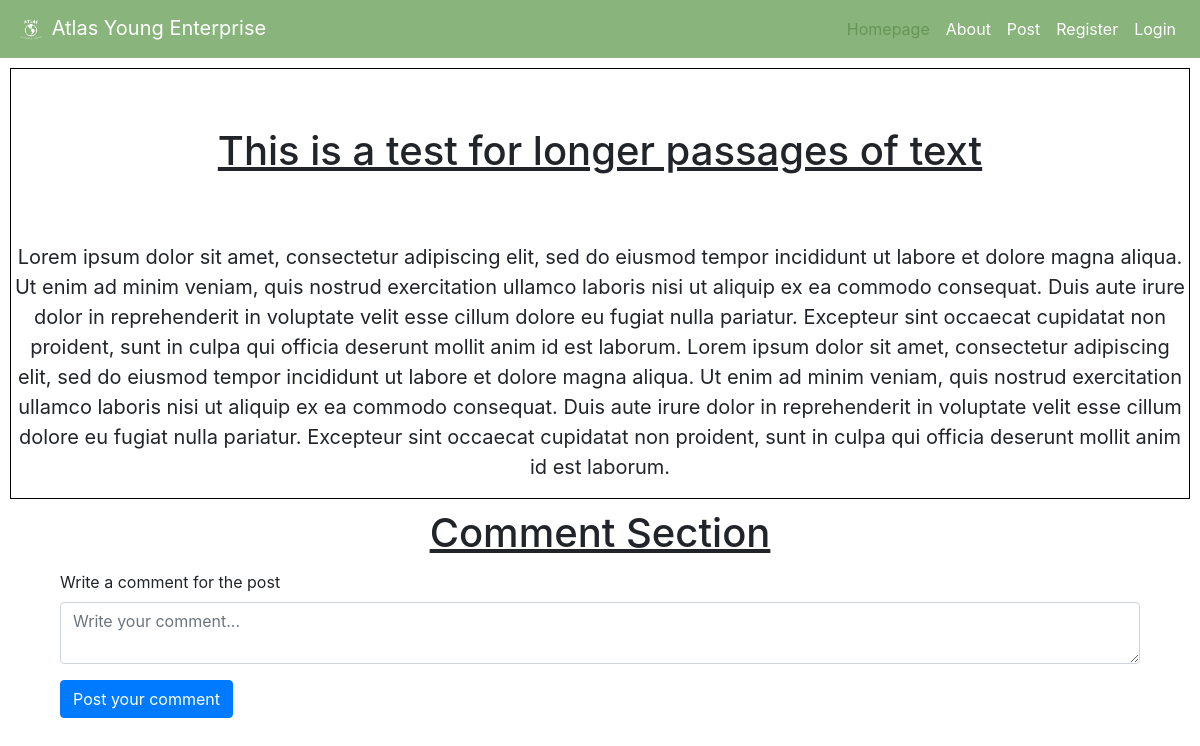
The app's page /viewPost?post_id=4, older data.
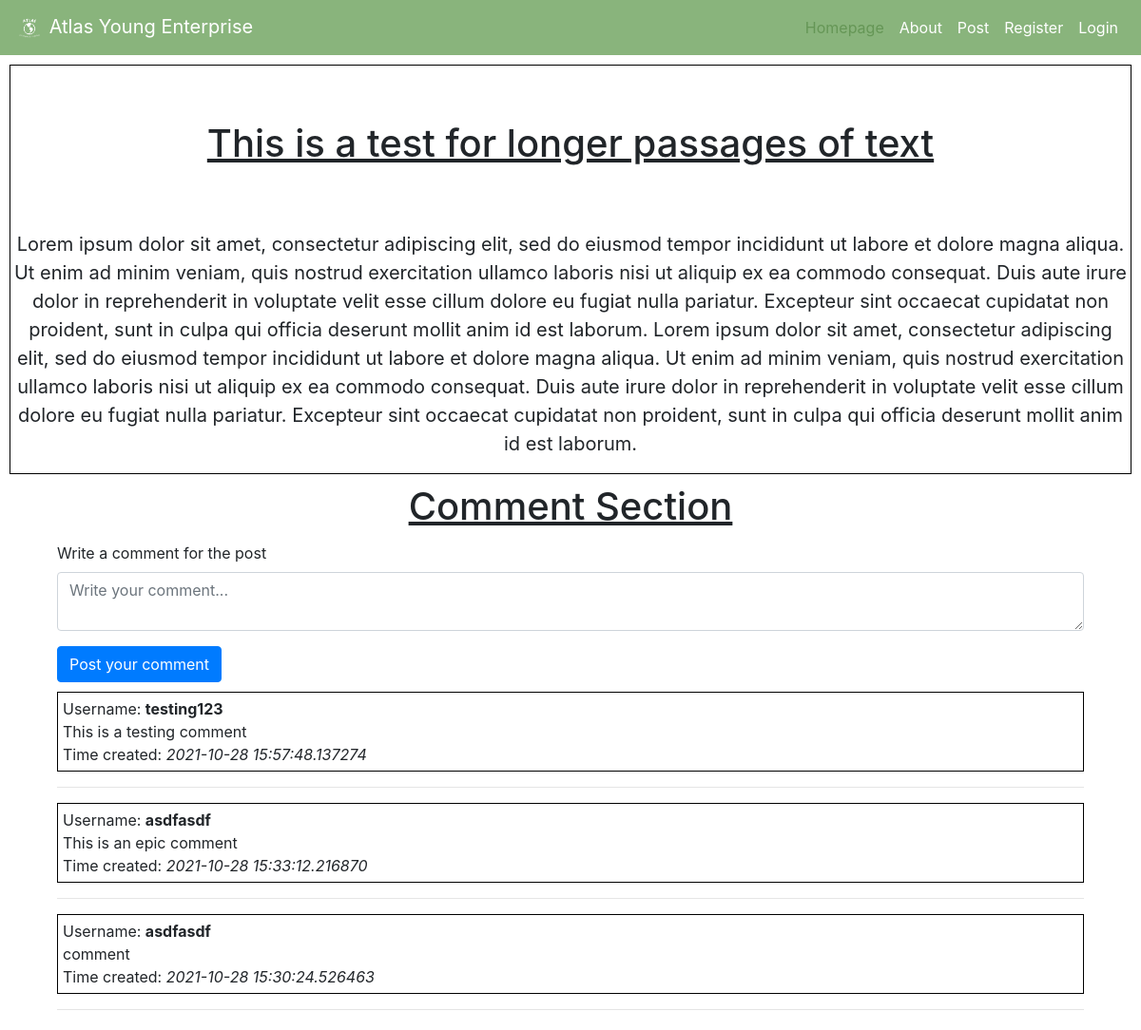
The same page, newer data.
### tables this page shows
CREATE TABLE posts (post_id INTEGER, user_id INTEGER, title TEXT NOT NULL, content TEXT NOT NULL, dateCreated DATETIME, PRIMARY KEY(post_id), FOREIGN KEY (user_id) REFERENCES users(id));

CREATE TABLE comments (user_id INTEGER, post_id INTEGER, content TEXT NOT NULL, dateCreated DATETIME, FOREIGN KEY(post_id) REFERENCES posts(post_id));

### app.py (the view, shortened to what this page needs)
@app.route("/viewPost", methods=["GET", "POST"])
def viewPost():
    setUserId()
    post_id = request.args.get("post_id")
    con = createConnection()
    cur = con.cursor()
    post = cur.execute("SELECT * FROM posts WHERE post_id = ?", (post_id,)).fetchall()[0]
    comments = cur.execute("SELECT * FROM comments WHERE post_id = ? ORDER BY dateCreated DESC", (post_id,)).fetchall()
    con.close()
    con = createConnection()
    cur = con.cursor()
    comments = cur.execute("SELECT * FROM comments WHERE post_id = ? ORDER BY dateCreated DESC", (post_id,)).fetchall()
    con.close()
    return render_template("viewPost.html", post=post, comments=comments, invalidUser=False, invalidComment=False)

### app.py (called while the page is built)
def createConnection():
    return sqlite3.connect("atlas.db")

def getUsername(user_id):
    con = createConnection()
    cur = con.cursor()
    username = cur.execute("SELECT username FROM users WHERE id = ?", (user_id,)).fetchall()[0][0]
    con.close()
    return username

@app.after_request
def after_request(response):
    response.headers["Cache-Control"] = "no-cache, no-store, must-revalidate"
    response.headers["Expires"] = 0
    response.headers["Pragma"] = "no-cache"
    return response

def setUserId():
    if "user_id" not in session:
            session["user_id"] = None

### templates/viewPost.html (shortened to what this page needs)
{% extends "layout.html" %}
{% block header %}
    <nav class="navbar navbar-expand-lg navbar-custom">
        <a class="navbar-brand" href="/">
            <img src="/static/images/atlaslogo.png" width="30" height="30" alt="" loading="lazy">
            Atlas Young Enterprise
        </a>
        <ul class="navbar-nav ml-auto">
            <li class="nav-item active">
                <a class="nav-link" href="/">Homepage <span class="sr-only">(current)</span></a>
            </li>
            <li class="nav-item">
                <a class="nav-link" href="/about">About</a>
            </li>
            <li class="nav-item">
                <a class="nav-link" href="/post">Post</a>
            </li>
            <li class="nav-item">
                <a class="nav-link" href="/register">Register</a>
            </li>
            <li class="nav-item">
                <a class="nav-link" href="/login">Login</a>
            </li>
        </ul>
    </nav>
{% endblock %}
{% block body %}
    <div class="post top-image thinBorder">
        <div class="padFive center">
            <h1><u>{{ post[2] }}</u></h1>
        </div>
        <p class="center" style="font-size: 20px;">
            {{ post[3] }}
        </p>
    </div>
    <h1 class="center"><u>Comment Section</u></h1>
    <div class="comment-box padFiveSides">
        <form action="/viewPost?post_id={{ post[0] }}" method="post">
            <div class="form-group">
                <label for="comment">Write a comment for the post</label>
                <textarea class="form-control" id="comment" name="comment" row="2" placeholder="Write your comment..."></textarea>
            </div>
            <button type="sumbit" class="btn btn-primary">Post your comment</button>
        </form>
    </div>
    <div class="comments padFiveSides">
        {% for comment in comments %}
            <div class="media thinBorder tinyPad">
                <div class="media-body">
                    Username: <strong>{{ comment[0] | getUsername }}</strong>
                    <br>
                    {{ comment[2] }}
                    <br>
                    Time created: <i>{{ comment[3] }}</i>
                </div>
            </div>
            <hr>
        {% endfor %}
    </div>
{% endblock %}

### templates/layout.html (shortened to what this page needs)
<!DOCTYPE html>
<html>
    <head>
        <link href="/static/styles.css" rel="stylesheet">
        <link rel="stylesheet" href="https://cdn.jsdelivr.net/npm/bootstrap@4.5.3/dist/css/bootstrap.min.css">
    </head>
    <body>
        {% block header %}{% endblock %}
        {% block body %}{% endblock %}
    </body>
</html>

### static/styles.css (style rules this page uses)
body { background-color: black; color: white; }
.center { display: flex; justify-content: center; text-align: center; }
.navbar-custom { background-color: #89b47c; }
.navbar-custom .navbar-nav .nav-link { color: white; }
.navbar-custom .navbar-brand, .navbar-custom .navbar-text { color: white; }
.navbar-custom .nav-item.active .nav-link, .navbar-custom .nav-item:hover .nav-link { color: #659656; }
.padFive { padding: 5% 5%; }
.padFiveSides { padding: 5px 5%; }
.top-image { margin: 10px 10px 10px 10px; }
.thinBorder { border: 1px solid black; }
.tinyPad { padding: 5px 5px 5px 5px; }

Row changes from the older to the newer data that the page shows:
added comments: comment "testing123", content "This is a testing comment", dateCreated "2021-10-28 15:57:48.137274"
added comments: comment "asdfasdf", content "This is an epic comment", dateCreated "2021-10-28 15:33:12.216870"
added comments: comment "asdfasdf", content "comment", dateCreated "2021-10-28 15:30:24.526463"
